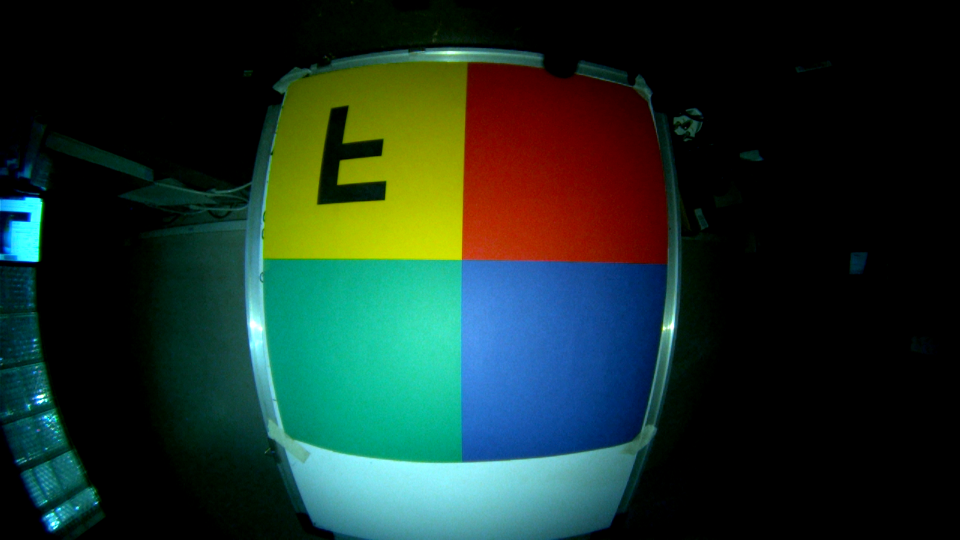
#> input picture test_env/images/Master_image_inverted.png, 1920 x 1080 px, found by its file name (shown at 1/2 size)
$ python f_allign.py
#> lines starting #> are read from the running program, lines starting #| are printed output that depends on the picture
"""
This script is meant to check test an image for allignment
It takes the image captured in the main file and uses template matching to find the position of the symbol in target image 1.
Th escript will check for allignment by cheking the variance between the position of target symbol between the original image and the camera capture.
The threshhold is set to 5 pixels lengthwise and width wise.
"""
import cv2

sample_image = cv2.imread("images\Master_image_inverted.png",cv2.IMREAD_COLOR)
#> sample_image is the input picture: shape (1080, 1920, 3); mean B, G, R 39.9, 48.3, 26.8
def extract_target(sample_image):
  source = sample_image
  template = cv2.imread("images\\f_template2.png")
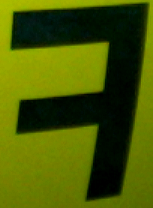
#> input picture test_env/images/f_template2.png, 153 x 208 px, found by its file name
#> template is the input picture: shape (208, 153, 3); mean B, G, R 0.8, 88, 72.1

  #display the image preview
  #the imshow function takes two inputs, the name of the window and the object to display from
  image_resized = cv2.resize(source, (1280,720))
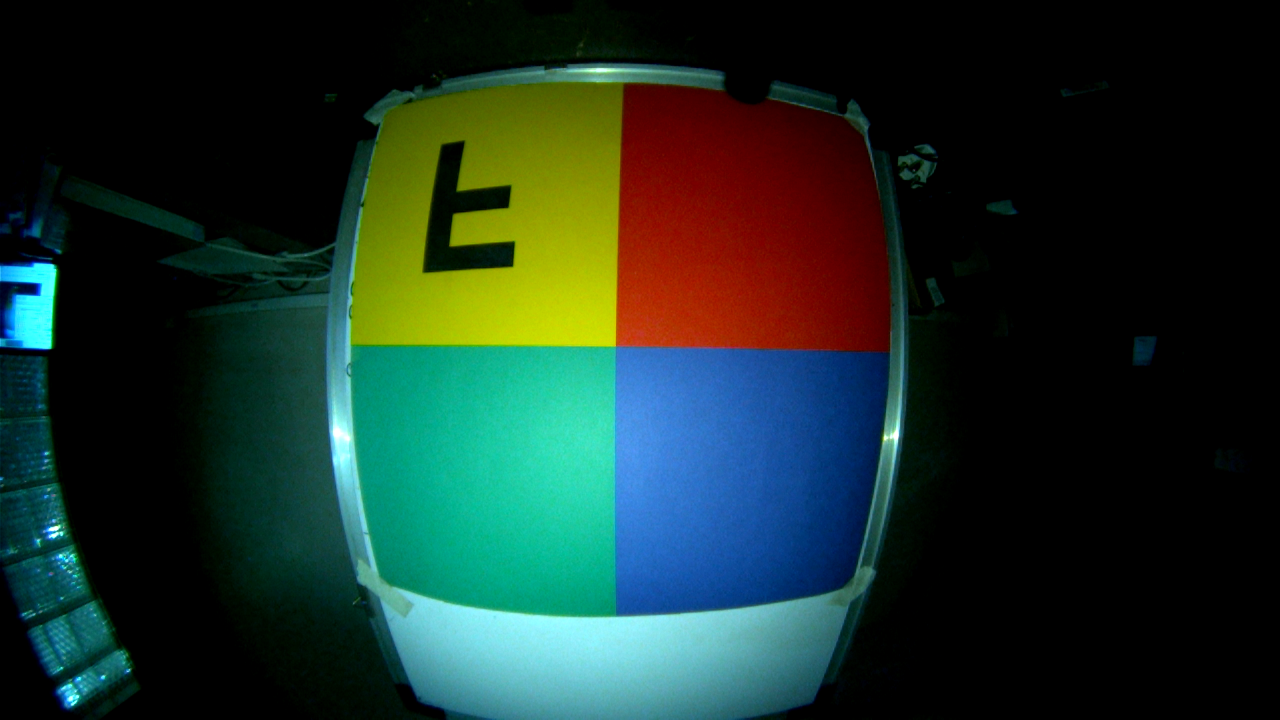
#> image_resized: shape (720, 1280, 3); mean B, G, R 39.9, 48.3, 26.7
  cv2.imshow('Preview', image_resized)
  cv2.waitKey(0)

  #converting to grayscale to make template matching easy
  #the cvtColor function used to convert from RGB to greyscale takes 2 parameters as input,
  # 1) object to apply color change
  # 2)the color space conversion code
  # source = cv2.cvtColor(source, cv2.COLOR_RGB2GRAY)
  # template = cv2.cvtColor(template, cv2.COLOR_RGB2GRAY)

  #Preview image in greyscale
  image_resized = cv2.resize(source, (1280,720))
  cv2.imshow('Preview Greyscaled', image_resized)
  cv2.waitKey(0)

  #capturing the height and width
  height, width , channelss = source.shape
#> height = 1080; width = 1920; channelss = 3

  H, W , C = template.shape
#> H = 208; W = 153; C = 3

  #a list of all the methods to see results from all the methods
  # methods = [cv2.TM_CCOEFF, cv2.TM_CCOEFF_NORMED, cv2.TM_CCORR,cv2.TM_CCORR_NORMED, cv2.TM_SQDIFF, cv2.TM_SQDIFF_NORMED]
  method_sq = [cv2.TM_SQDIFF ]

  #main loop
  for method in method_sq:
    #this loop goes through all the methods of template matching and produces a result for all of them
    src2 = source.copy()
    result = cv2.matchTemplate(src2, template, method)
    min_val, max_val, min_loc, max_loc = cv2.minMaxLoc(result)
    print("Found at cordinates" + str(min_loc))
    if method in [cv2.TM_SQDIFF,cv2.TM_CCORR]:
      location = min_loc
    else:
      location = max_loc

    bottom_right = (location[0] + W, location[1] + H)
    cv2.rectangle(src2, location,bottom_right, [255,255,255], 5)
    image_resized = cv2.resize(src2, (1280,720))
    cv2.imshow('Template matched',image_resized)
    cv2.waitKey(0)
    cv2.destroyAllWindows()
#> this loop made 1 pass
#> (min_val, max_val, max_loc, location, bottom_right) on pass 1: (213233088, 2.02e+09, (784, 832), (548, 208), (701, 416))
#| Found at cordinates(548, 208)
#> pass 1, in extract_target, `result = cv2.matchTemplate(src2, template, method)`:
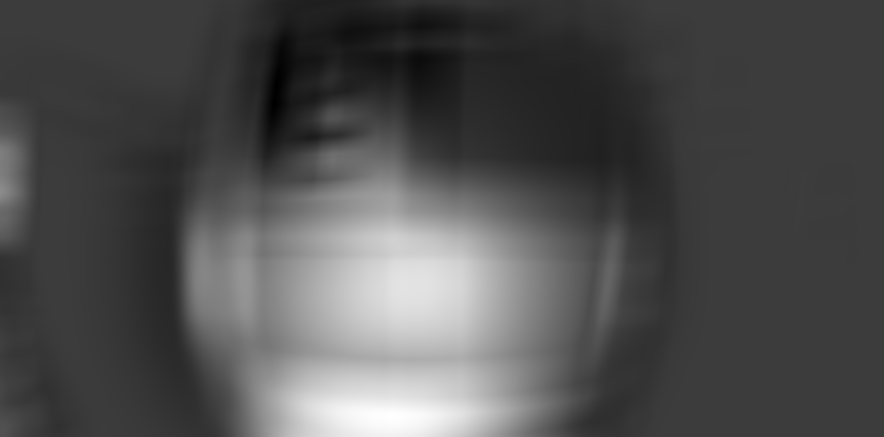
#> result: shape (873, 1768) float32 (shown at 1/2 size); min 213233088, max 2.02e+09, mean 777398016; drawn with min black and max white

  x_diff = 551-min_loc[0]
#> x_diff = 3
  y_diff = 151-min_loc[1]
#> y_diff = -57
  print("Offset")
  print("X : "+str(x_diff))
#| X : 3
  print("Y : "+str(y_diff))
#| Y : -57

  #need to patch the invert bug
  region_of_interest = source[ location[1] : location[1] + W , location[0] : location[0] + H  ]
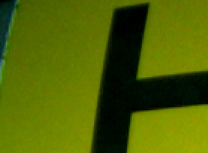
#> region_of_interest: shape (153, 208, 3); mean B, G, R 1.2, 97.2, 79
  cv2.imwrite("images\Cropped_master.png",region_of_interest)

extract_target(sample_image)


# [20 lines of commented-out code are left out]
